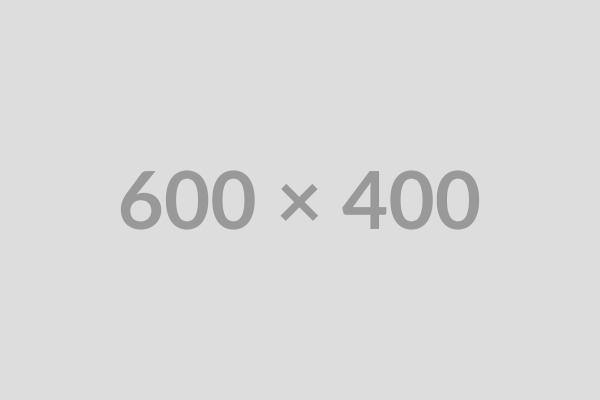
#> input picture test_image.jpg, 600 x 400 px
$ python generate_video.py --image ../test_image.jpg
#> lines starting #> are read from the running program, lines starting #| are printed output that depends on the picture
import subprocess
import os
import sys
import argparse
import requests
import io
from PIL import Image, ImageDraw, ImageFont
from dotenv import load_dotenv

# Path to the static ffmpeg discovered in the project
FFMPEG_PATH = "/home/wik/antigravity/scratch/moysklad-automation/ffmpeg-7.0.2-amd64-static/ffmpeg"
# System font for Pillow
FONT_PATH = "/usr/share/fonts/truetype/dejavu/DejaVuSans-Bold.ttf"

def get_ai_slogan(product_name):
    """Uses Gemini to generate a short, impactful marketing slogan."""
    load_dotenv('.env')
    # Try multiple possible locations for .env
    load_dotenv('moysklad-web/.env.local')
    load_dotenv('.env.local')

    api_key = os.environ.get("GOOGLE_API_KEY") or os.environ.get("GEMINI_API_KEY")

    if not api_key:
        print("⚠️ No GOOGLE_API_KEY or GEMINI_API_KEY found. Using generic slogan.")
        return "НОВИНКА"

    try:
        # Import inside to handle environment issues
        import google.generativeai as genai
        genai.configure(api_key=api_key)
        model = genai.GenerativeModel('gemini-1.5-flash')
        prompt = f"Придумай 1 короткую, взрывную рекламную фразу для товара: '{product_name}'. Максимум 3 слова. Без кавычек. На русском."
        response = model.generate_content(prompt)
        return response.text.strip().upper()
    except Exception as e:
        print(f"⚠️ AI Slogan error or module missing: {e}")
        # Fallback to a generic slogan
        return "ХИТ ПРОДАЖ"

def create_frame_with_text(image_path, text, resolution=(1080, 1440)):
    """Creates an image with the given text overlay using Pillow."""
#> called with image_path = '../test_image.jpg', text = 'ЛУЧШИЙ ВЫБОР', resolution = (1080, 1440)
    try:
        if image_path.startswith('http'):
            # Check for MoySklad credentials if needed
            headers = {}
            if "api.moysklad.ru" in image_path:
                load_dotenv('.env')
                load_dotenv('temp_tlnv_parser/velveto-app/.env.local')
                login = os.environ.get('MOYSKLAD_LOGIN')
                password = os.environ.get('MOYSKLAD_PASSWORD')
                if login and password:
                    import base64
                    auth = base64.b64encode(f'{login}:{password}'.encode()).decode()
                    headers['Authorization'] = f'Basic {auth}'

            resp = requests.get(image_path, headers=headers, timeout=10)
            img = Image.open(io.BytesIO(resp.content)).convert('RGB')
        else:
            img = Image.open(image_path).convert('RGB')

        # Target aspect ratio 3:4
        target_w, target_h = resolution
        img_aspect = img.width / img.height
#> img_aspect = 1.5
        target_aspect = target_w / target_h

        if img_aspect > target_aspect:
            # Image is wider than 3:4, scale by height
            new_h = target_h
            new_w = int(new_h * img_aspect)
#> new_w = 2160
        else:
            # Image is taller than 3:4, scale by width
            new_w = target_w
            new_h = int(new_w / img_aspect)

        img = img.resize((new_w, new_h), Image.LANCZOS)
#> img: PIL image 2160x1440 RGB

        # Crop/Center to 1080x1440
        left = (new_w - target_w) / 2
#> left = 540
        top = (new_h - target_h) / 2
        img = img.crop((left, top, left + target_w, top + target_h))
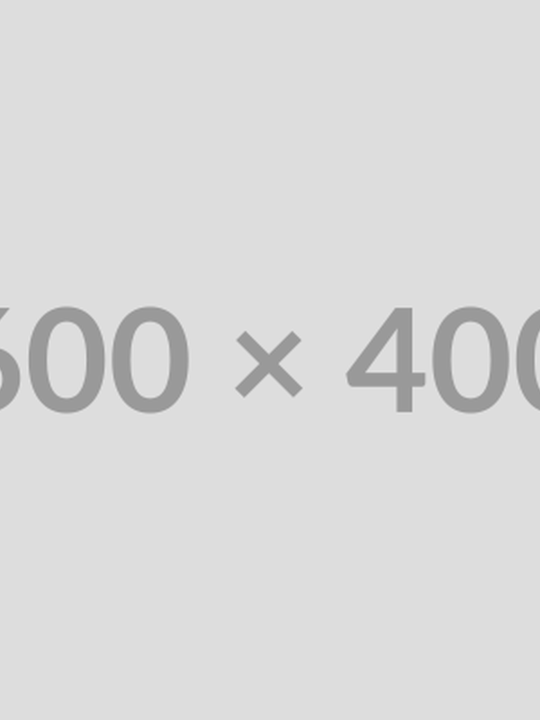
#> img: PIL image 1080x1440 RGB (shown at 1/2 size); min 141, max 234, mean 217.5

        # Draw Text
        draw = ImageDraw.Draw(img)
        try:
            font = ImageFont.truetype(FONT_PATH, 80)
        except:
            font = ImageFont.load_default()

        # Get text size and position
        bbox = draw.textbbox((0, 0), text, font=font)
#> bbox = (0, 1, 785, 76)
        tw = bbox[2] - bbox[0]
#> tw = 785
        th = bbox[3] - bbox[1]
#> th = 75

        tx = (target_w - tw) / 2
#> tx = 147.5
        ty = target_h - 250

        # Draw background bubble for text
        padding = 30
        draw.rectangle(
            [tx - padding, ty - padding, tx + tw + padding, ty + th + padding],
            fill=(0, 0, 0, 180) # Semi-transparent black
        )

        draw.text((tx, ty), text, font=font, fill="white")

        frame_path = "temp_frame.png"
        img.save(frame_path)
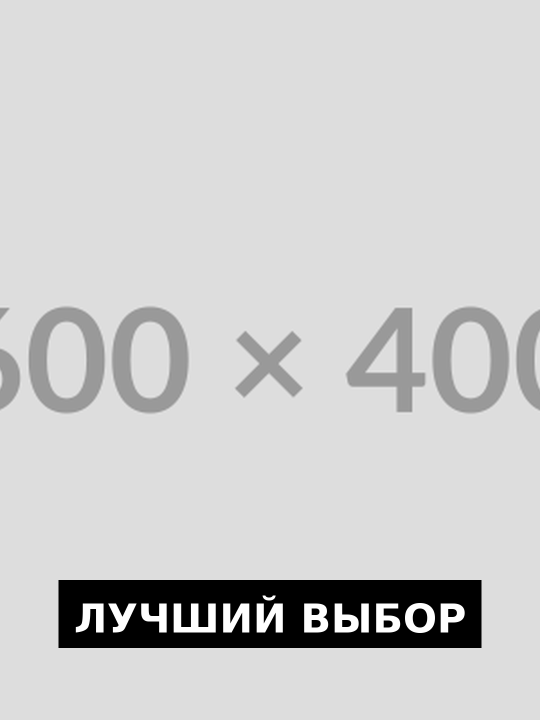
#> saved as temp_frame.png: PIL image 1080x1440 RGB (shown at 1/2 size); min 0, max 255, mean 204.9
        return frame_path
    except Exception as e:
        print(f"❌ Frame creation error: {e}")
        return None

def generate_video(image_input, output_path, text=None, product_name=None, duration=5):
    """
    Combines Pillow for text processing and FFmpeg for zoom animation.
    """
    if not text and product_name:
        text = get_ai_slogan(product_name)
    elif not text:
        text = "ЛУЧШИЙ ВЫБОР"

    print(f"🎨 Rendering frame with text: '{text}'...")
    frame_path = create_frame_with_text(image_input, text)

    if not frame_path:
        return False

    # FFmpeg zoompan filter (Zooming in)
    # Since we already have the base frame at the right res, we just animate it.
    width, height = 1080, 1440

    # Simple zoom filter
    vf = f"zoompan=z='min(zoom+0.0006,1.1)':d={duration*25}:s={width}x{height}:x='iw/2-(iw/zoom/2)':y='ih/2-(ih/zoom/2)'"

    cmd = [
        FFMPEG_PATH,
        "-y",
        "-loop", "1", "-t", str(duration),
        "-i", frame_path,
        "-vf", vf,
        "-c:v", "libx264",
        "-pix_fmt", "yuv420p",
        "-r", "25",
        output_path
    ]

    print(f"🎬 Running FFmpeg for Ken Burns effect...")
    try:
        subprocess.run(cmd, capture_output=True, text=True, check=True)
#> (this line was passed over: subprocess is not available in this run)
        print(f"✅ Video created: {output_path}")
        if os.path.exists(frame_path): os.remove(frame_path)
        return True
    except subprocess.CalledProcessError as e:
        print(f"❌ FFmpeg error!")
        print(e.stderr)
        return False

if __name__ == "__main__":
    parser = argparse.ArgumentParser()
    parser.add_argument("--image", help="Image path or URL")
    parser.add_argument("--product", help="Product name for AI slogan")
    parser.add_argument("--text", help="Direct slogan text")
    parser.add_argument("--output", default="product_video.mp4")
    parser.add_argument("--test", action="store_true")

    args = parser.parse_args()

    if args.test:
        # Use a pink placeholder
        img = Image.new('RGB', (1000, 1000), color=(244, 114, 182))
        img.save("test_input.png")
        generate_video("test_input.png", "test_video.mp4", text="VELVETO TEST")
        os.remove("test_input.png")
    elif args.image:
        generate_video(args.image, args.output, text=args.text, product_name=args.product)
    else:
        print("Usage: python3 generate_video.py --image <path> [--product <name>]")
